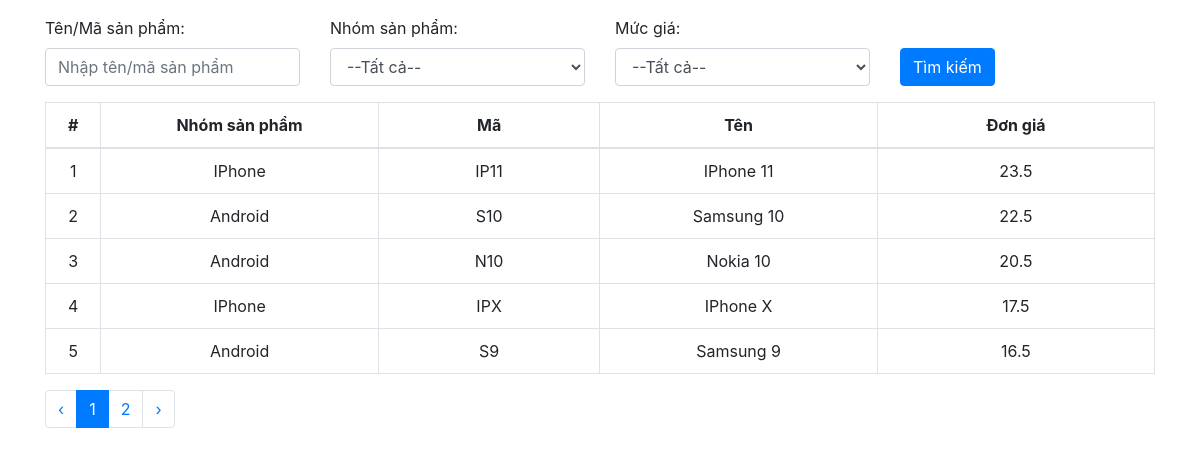
The page / on the database its author committed.
### app/models.py (models this page shows, shortened)
class Product(models.Model):
    category = models.ForeignKey(Category, on_delete=models.PROTECT)
    code = models.CharField(max_length=30, unique=True)
    name = models.CharField(max_length=200)
    price = models.FloatField()

class Category(models.Model):
    code = models.CharField(max_length=30, unique=True)
    name = models.CharField(max_length=200)

### app/views.py (the view)
# urls.py: path('', index),
def index(request):
    PAGE_SIZE = 5
    page = int(request.GET.get('page') or 1)
    priceRange = request.GET.get('priceRange', '')
    priceRange = int(priceRange) if priceRange else ''
    minPrice, maxPrice = getPriceRangeValue(priceRange)
    categoryId = request.GET.get('categoryId', '')
    categoryId = int(categoryId) if categoryId else ''
    keyword = request.GET.get('keyword', '')
    productList = Product.objects.filter(name__contains=keyword)
    if minPrice:
        productList = productList.filter(price__gte=minPrice)
    if maxPrice:
        productList = productList.filter(price__lte=maxPrice)
    if categoryId:
        productList = productList.filter(category__id=categoryId)
    productList = productList.order_by('-price', 'name')
    start = (page-1) * PAGE_SIZE
    end = start + PAGE_SIZE
    total = len(productList)                 # Tổng số bản ghi
    num_page = math.ceil(total / PAGE_SIZE)  # Tổng số trang
    prev_page = max(page - 1, 1)             # Trang trước
    next_page = min(page + 1, num_page)      # Trang sau
    productList = productList[start:end]
    categoryList = Category.objects.all()
    context = {
        'priceRange': priceRange,
        'categoryList': categoryList,
        'categoryId': categoryId,
        'start': start, 'total': total, 'num_page': num_page,
        'page': page, 'prev_page': prev_page, 'next_page': next_page,
        'keyword': keyword,
        'productList': productList
    }
    return render(request, 'index.html', context)

### app/views.py (called while the page is built)
def getPriceRangeValue(priceRange):
    if priceRange == 1: return (0, 5)
    if priceRange == 2: return (5, 10)
    if priceRange == 3: return (10, 20)
    if priceRange == 4: return (20, None)
    return (None, None)

### app/templates/index.html (shortened to what this page needs)
<link rel="stylesheet" href="https://stackpath.bootstrapcdn.com/bootstrap/4.5.2/css/bootstrap.min.css">
<div class="container pt-3">
    <form>
        <div class="row mb-3">
            <div class="col-3">
                <label>Tên/Mã sản phẩm:</label>
                <input class='form-control' value='{{keyword}}' name="keyword" placeholder="Nhập tên/mã sản phẩm">
            </div>
            <div class="col-3">
                <label>Nhóm sản phẩm:</label>
                <select class='form-control' name="categoryId">
                <option value="">--Tất cả--</option>
                </select>
            </div>
            <div class="col-3">
                <label>Mức giá:</label>
                <select class="form-control" name="priceRange">
                <option value="">--Tất cả--</option>
                </select>
            </div>
            <div class="col-3">
                <label>&nbsp;</label>
                <br>
                <button class='btn btn-primary' type="submit">Tìm kiếm</button>
            </div>
        </div>
        <table class="table table-bordered">
            <thead>
                <tr class="text-center">
                    <th style="width: 5%">#</th>
                    <th style="width: 25%">Nhóm sản phẩm</th>
                    <th style="width: 20%">Mã</th>
                    <th style="width: 25%">Tên</th>
                    <th style="width: 25%">Đơn giá</th>
                </tr>
            </thead>
            <tbody>
                {%for p in productList%}
                    <tr class="text-center">
                        <td>{{forloop.counter|add:start}}</td>
                        <td>{{p.category.name}}</td>
                        <td>{{p.code}}</td>
                        <td>{{p.name}}</td>
                        <td>{{p.price}}</td>
                    </tr>
                {%endfor%}
            </tbody>
        </table>
        {%if num_page > 1%}
            <ul class="pagination">
                <li class="page-item">
                    <a class='page-link' href="?page=1&keyword={{keyword}}&categoryId={{categoryId}}&priceRange={{priceRange}}">&lsaquo;</a>
                </li>
                <li class="page-item active">
                    <a class='page-link' href="?page={{page}}&keyword={{keyword}}&categoryId={{categoryId}}&priceRange={{priceRange}}">{{page}}</a>
                </li>
                {%if page < num_page%}
                <li class="page-item">
                    <a class='page-link' href="?page={{next_page}}&keyword={{keyword}}&categoryId={{categoryId}}&priceRange={{priceRange}}">{{next_page}}</a>
                </li>
                {%endif%}
                <li class="page-item">
                    <a class='page-link' href="?page={{num_page}}&keyword={{keyword}}&categoryId={{categoryId}}&priceRange={{priceRange}}">&rsaquo;</a>
                </li>
            </ul>
        {%endif%}
    </form>
</div>

### rows shown on the page
Product: category.name "IPhone", code "IP11", name "IPhone 11", price "23.5"
Product: category.name "Android", code "S10", name "Samsung 10", price "22.5"
Product: category.name "Android", code "N10", name "Nokia 10", price "20.5"
Product: category.name "IPhone", code "IPX", name "IPhone X", price "17.5"
Product: category.name "Android", code "S9", name "Samsung 9", price "16.5"

### other values the page prints
{{ page }} "1"
{{ next_page }} "2"
